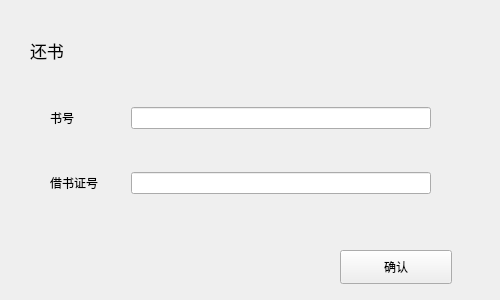
<?xml version="1.0" encoding="UTF-8"?>
<ui version="4.0">
 <class>Form</class>
 <widget class="QWidget" name="Form">
  <property name="geometry">
   <rect>
    <x>0</x>
    <y>0</y>
    <width>500</width>
    <height>300</height>
   </rect>
  </property>
  <property name="windowTitle">
   <string>Form</string>
  </property>
  <widget class="QLabel" name="label">
   <property name="geometry">
    <rect>
     <x>30</x>
     <y>30</y>
     <width>111</width>
     <height>41</height>
    </rect>
   </property>
   <property name="font">
    <font>
     <pointsize>13</pointsize>
    </font>
   </property>
   <property name="text">
    <string>还书</string>
   </property>
  </widget>
  <widget class="QWidget" name="verticalLayoutWidget">
   <property name="geometry">
    <rect>
     <x>50</x>
     <y>70</y>
     <width>381</width>
     <height>161</height>
    </rect>
   </property>
   <layout class="QVBoxLayout" name="verticalLayout">
    <item>
     <layout class="QHBoxLayout" name="horizontalLayout" stretch="1,4">
      <item>
       <widget class="QLabel" name="label_2">
        <property name="text">
         <string>书号</string>
        </property>
       </widget>
      </item>
      <item>
       <widget class="QLineEdit" name="lineEdit"/>
      </item>
     </layout>
    </item>
    <item>
     <layout class="QHBoxLayout" name="horizontalLayout_2" stretch="1,4">
      <item>
       <widget class="QLabel" name="label_3">
        <property name="text">
         <string>借书证号</string>
        </property>
       </widget>
      </item>
      <item>
       <widget class="QLineEdit" name="lineEdit_2"/>
      </item>
     </layout>
    </item>
   </layout>
  </widget>
  <widget class="QPushButton" name="pushButton">
   <property name="geometry">
    <rect>
     <x>340</x>
     <y>250</y>
     <width>112</width>
     <height>34</height>
    </rect>
   </property>
   <property name="text">
    <string>确认</string>
   </property>
  </widget>
 </widget>
 <resources/>
 <connections/>
</ui>
